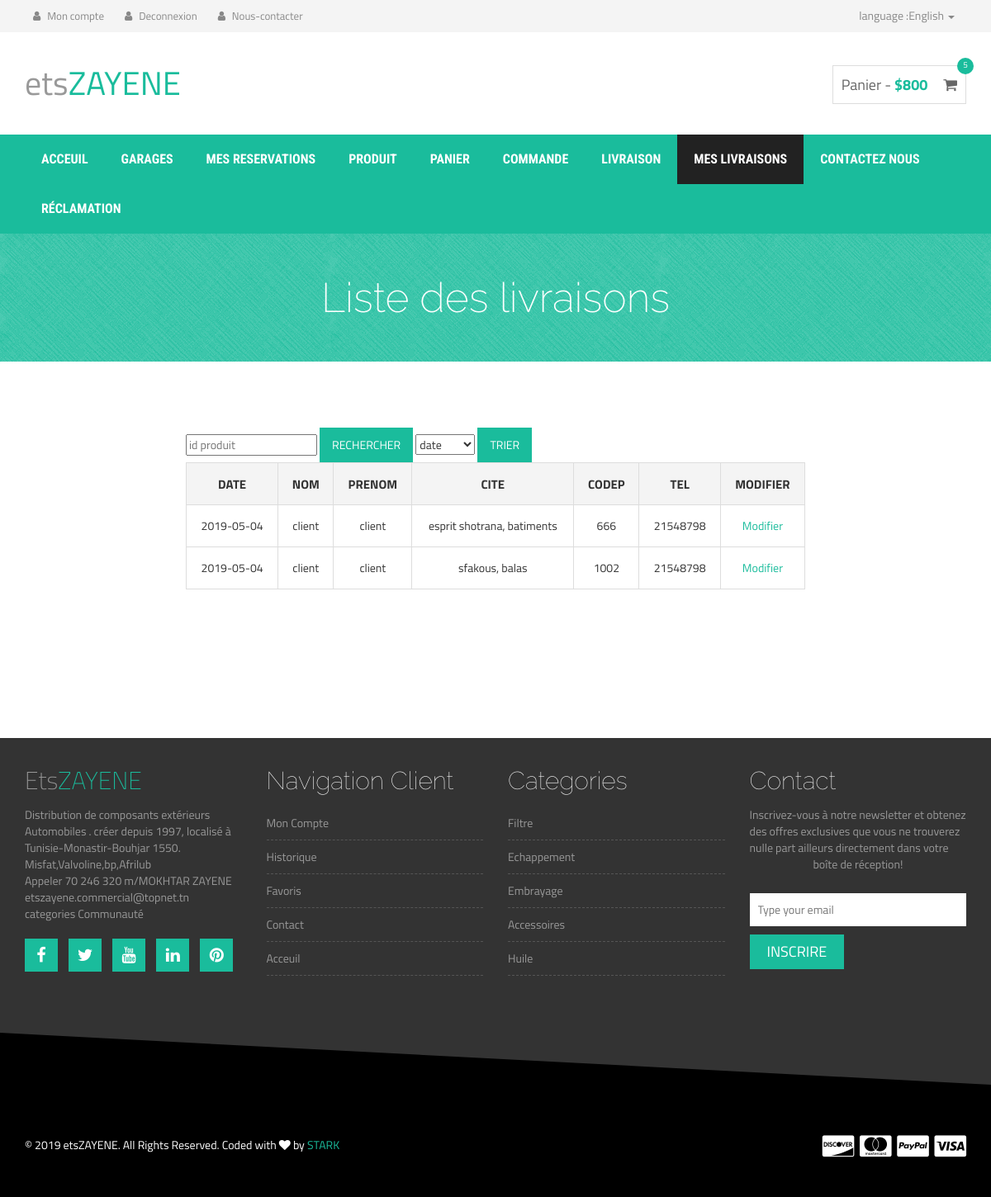
Screenshot of /views/livraison/profile/afficheLivraison.php (signed in) with the database file from the repository.
### tables this page shows
CREATE TABLE IF NOT EXISTS `livraisons` (
  `id` int(20) NOT NULL AUTO_INCREMENT,
  `idl` varchar(255) DEFAULT NULL,
  `idClt` int(11) NOT NULL,
  `nom` varchar(255) NOT NULL,
  `prenom` varchar(255) NOT NULL,
  `adresse` varchar(255) NOT NULL,
  `description` varchar(255) NOT NULL,
  `cite` varchar(255) NOT NULL,
  `codep` int(255) NOT NULL,
  `email` varchar(255) NOT NULL,
  `numt` int(255) NOT NULL,
  `datel` date NOT NULL,
  PRIMARY KEY (`id`)
);

### core/livraisonL.php (called while the page is built, shortened)
<?PHP
class LivraisonL {
	function recupererLivraison($id){
		$sql="SELECT * from livraisons where idClt=$id";
		$db = config::getConnexion();
		try{
		$liste=$db->query($sql);
		return $liste;
		}
        catch (Exception $e){
            die('Erreur: '.$e->getMessage());
        }
	}
}
?>

### views/livraison/profile/afficheLivraison.php (the view, shortened to what this page needs)
<?PHP
include '../../../base.php';
$livraison1C=new livraisonL();
$listeLivraisons=$livraison1C->recupererLivraison($_SESSION["id"]);
?>
    <div class="product-big-title-area">
        <div class="container">
            <div class="row">
                <div class="col-md-12">
                    <div class="product-bit-title text-center">
                        <h2>Liste des livraisons</h2>
                    </div>
                </div>
            </div>
        </div>
    </div>
    <div class="single-product-area">
        <div class="container">
            <div class="row">
                <div class="col-md-2">
                </div>
                <div class="col-md-8">
				  <form  method="POST" >
                                <input type="number" placeholder="id produit" name="choix" />
									  <input type="submit" name="rechercher" value="rechercher">
										<select name="ct" >
           <option value="date">date</option>
		       </select>
									  <input type="submit" name="trier" value="trier">
                               </form>
                    <div class="product-content-right">
                        <div class="woocommerce">
                            <form method="post" action="#">
                                <table cellspacing="0" class="shop_table cart">
                                    <thead>
                                        <tr>
                                            <th class="product-name">date </th>
                                            <th class="product-quantity">nom</th>
                                            <th class="product-subtotal">prenom</th>
											 <th class="product-subtotal">cite</th>
											<th class="product-name">codep</th>
                                            <th class="product-price">tel</th>
                                            <th class="product-quantity">modifier</th>
                                        </tr>
                                    </thead>
                                    <tbody>
                                        <tr class="cart_item">
<?PHP
foreach($listeLivraisons as $row){
	?>
	<tr>
    <td><?PHP echo $row['datel']; ?></td>
    <td><?PHP echo $row['nom']; ?></td>
    <td><?PHP echo $row['prenom']; ?></td>
    <td><?PHP echo $row['adresse']; ?></td>
    <td><?PHP echo $row['codep']; ?></td>
    <td><?PHP echo $row['numt']; ?></td>
    <td><a href="modifierL.php?id=<?PHP echo $row['id']; ?>">
    Modifier</a></td>
    </tr>
	<?PHP
	}
?>
                                        </tr>
                                    </tbody>
                                </table>
                            </form>
                        </div>
                    </div>
                </div>
            </div>
        </div>
    </div>
  </body>
</html>

### assets/front/css/style2.css (style rules this page uses)
h1, h2, h3, h4, h5, h6 { font-weight: 700; margin: 0 0 15px; }
body { font-family: 'Titillium Web', sans-serif; }
.slider-area, .promo-area, .brands-area, .maincontent-area, .footer-top-area, .product-widget-area, .product-breadcroumb-area, .single-product-area { position: relative;overflow: hidden }
a { color: #1abc9c }
.product-big-title-area { background: url(../img/crossword.png) repeat scroll 0 0 #1ABC9C }
.product-bit-title h2 { font-family: raleway; font-size: 50px; font-weight: 200; margin: 0; padding: 50px 0;color: #fff; }
.single-product-area { padding: 80px 0 130px; }
input[type="submit"], button[type=submit] { background: none repeat scroll 0 0 #1abc9c; border: medium none; color: #fff; padding: 11px 20px; text-transform: uppercase; }
.product-name { font-size: 25px; margin-bottom: 20px; }
table.shop_table { border-bottom: 1px solid #ddd; border-right: 1px solid #ddd; margin-bottom: 50px; width: 100%; }
table.shop_table th, table.shop_table td { border-left: 1px solid #ddd; border-top: 1px solid #ddd; padding: 15px; text-align: center; }
table.shop_table th { background: none repeat scroll 0 0 #f4f4f4; font-size: 15px; text-transform: uppercase; }

### assets/front/css/responsive.css (style rules this page uses)
@media only screen and (min-width: 992px) and (max-width: 1280px) { input[type="submit"], button[type="submit"] { padding: 11px 15px; } }

### rows the page displays
livraisons: datel "2019-05-04", nom "client", prenom "client", adresse "esprit shotrana, batiments", codep "666", numt "21548798"
livraisons: datel "2019-05-04", nom "client", prenom "client", adresse "sfakous, balas", codep "1002", numt "21548798"
